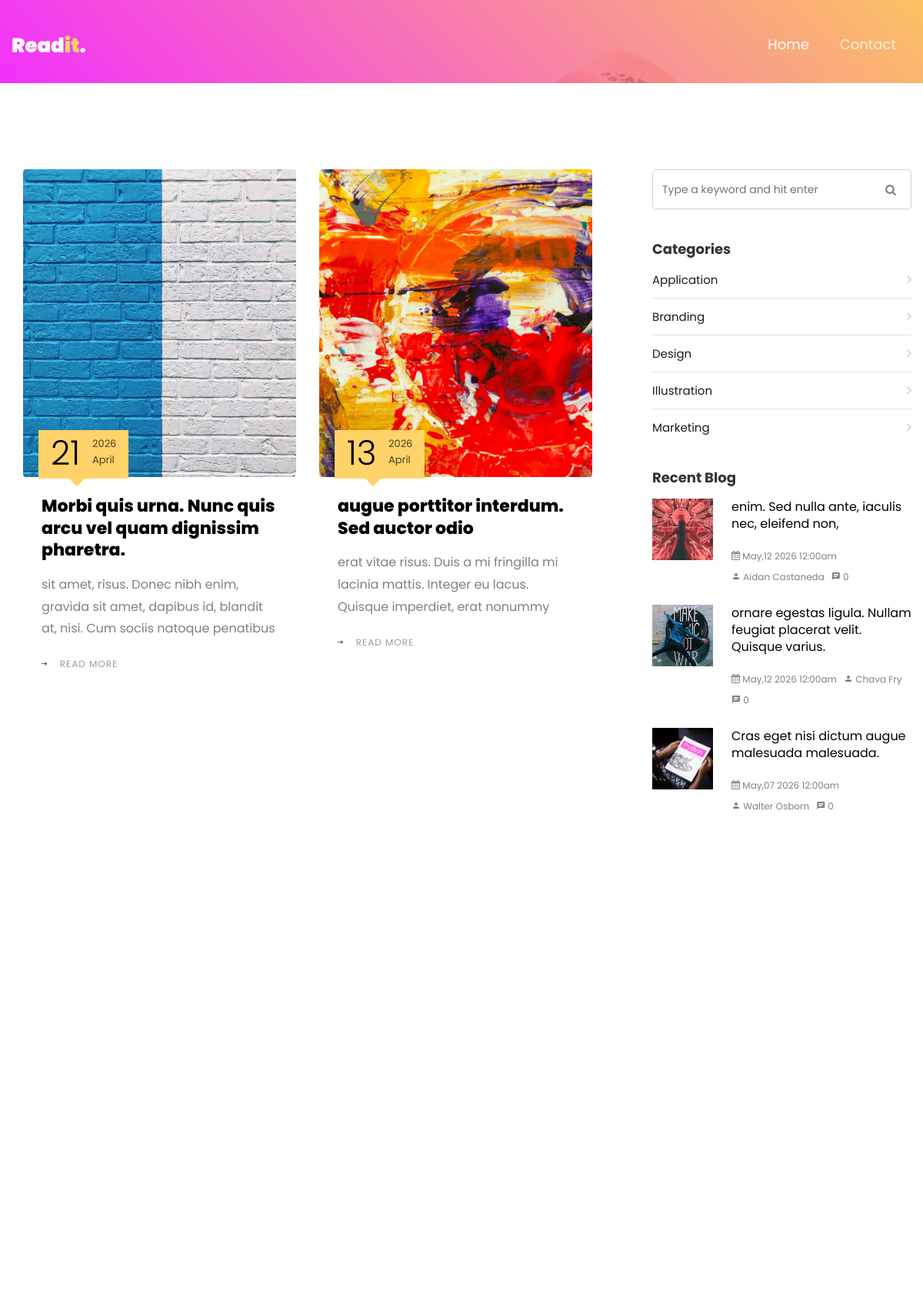
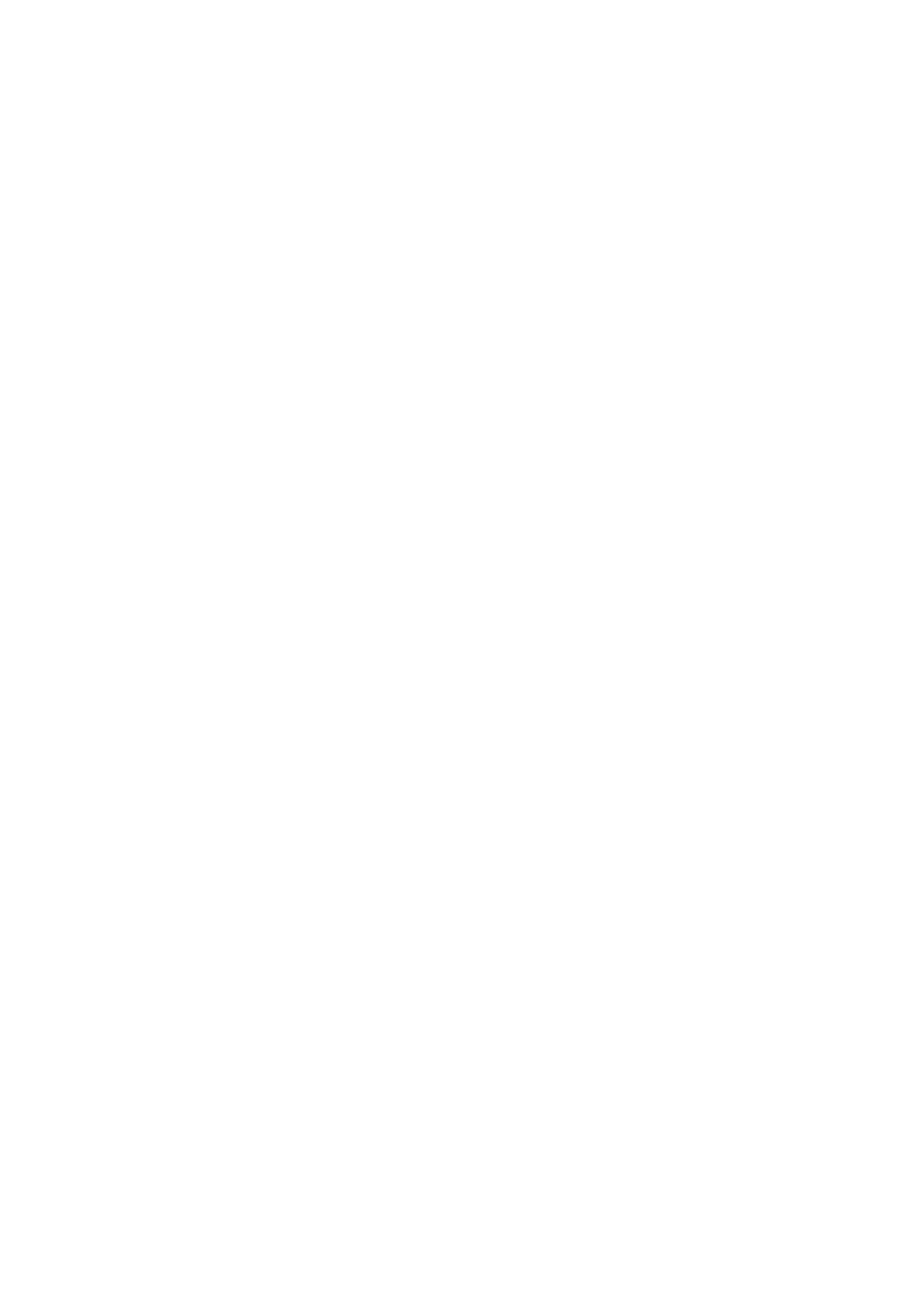
/page/2 (upper part), run on the app's committed database (2 pictures, top to bottom).
### tables this page shows
CREATE TABLE `posts` (
  `id` int(10) unsigned NOT NULL AUTO_INCREMENT,
  `title` varchar(255) NOT NULL,
  `created_at` datetime DEFAULT NULL,
  `resume` varchar(255) DEFAULT NULL,
  `image` varchar(45) DEFAULT NULL,
  `content` text,
  `author_id` int(10) unsigned NOT NULL,
  `category_id` int(10) unsigned NOT NULL,
  PRIMARY KEY (`id`),
  KEY `fk_posts_authors_idx` (`author_id`),
  KEY `fk_posts_categories1_idx` (`category_id`),
  CONSTRAINT `fk_posts_authors` FOREIGN KEY (`author_id`) REFERENCES `authors` (`id`) ON DELETE NO ACTION ON UPDATE NO ACTION,
  CONSTRAINT `fk_posts_categories1` FOREIGN KEY (`category_id`) REFERENCES `categories` (`id`) ON DELETE NO ACTION ON UPDATE NO ACTION
);

CREATE TABLE `categories` (
  `id` int(10) unsigned NOT NULL AUTO_INCREMENT,
  `name` varchar(45) NOT NULL,
  PRIMARY KEY (`id`)
);

CREATE TABLE `authors` (
  `id` int(10) unsigned NOT NULL AUTO_INCREMENT,
  `lastname` varchar(45) NOT NULL,
  `firstname` varchar(45) DEFAULT NULL,
  `biography` text,
  `image` varchar(45) DEFAULT NULL,
  PRIMARY KEY (`id`)
);

### app/controllers/postsController.php (called while the page is built, shortened)
<?php
function indexAction(PDO $conn)
{
    include_once '../app/models/postsModel.php';
    $page = max(1, (int) ($_GET['page'] ?? 1));
    $postsPerPage = 10;
    $posts = PostsModel\findAll($conn, $page, true, $postsPerPage);
    $posts = array_slice($posts, 0, $postsPerPage);
    include '../app/views/posts/index.php';
}

### app/routers/index.php (called while the page is built)
<?php
if (isset($_GET['comments']) and $_GET['comments'] == 'add'):
     include_once '../app/controllers/commentsController.php';
     \App\Controllers\CommentsController\storeAction($conn);
elseif (isset($_GET['contact'])):
     include_once '../app/routers/contact.php';
elseif (isset($_GET['tags'])):
     include_once '../app/routers/tags.php';
elseif (isset($_GET['categories'])):
     include_once '../app/routers/categories.php';
elseif (isset($_GET['posts'])):
     include_once '../app/routers/posts.php';
else:
     include_once '../app/controllers/postsController.php';
     \App\Controllers\PostsController\indexAction($conn);
endif;

### public/index.php (called while the page is built)
<?php
require_once '../core/init.php';
require_once '../app/routers/index.php';
require_once '../app/views/templates/default.php';

### app/models/postsModel.php (called while the page is built, shortened)
<?php
function findAll(PDO $conn, int $page = 1, bool $withNextPage = false, int $limit = 10): array
{
    $page = max(1, $page);
    $limit = max(1, $limit);
    $offset = ($page - 1) * $limit;
    $queryLimit = $withNextPage ? $limit + 1 : $limit;
    $sql = "SELECT p.*, a.id AS authorId, a.firstname, a.lastname,
                   COUNT(c.id) AS commentsCount
            FROM posts p
            JOIN authors a ON p.author_id = a.id
            LEFT JOIN comments c ON c.post_id = p.id
            GROUP BY p.id, p.title, p.created_at, p.resume, p.image,
                     p.content, p.author_id, p.category_id,
                     a.id, a.firstname, a.lastname
            ORDER BY p.created_at DESC
            LIMIT {$queryLimit}
            OFFSET {$offset};";
    $rs = $conn->query($sql);
    $posts = $rs->fetchAll(PDO::FETCH_ASSOC);
    return $posts;
}

### core/helpers.php (called while the page is built, shortened)
<?php
function slugify(string $text): string {
    $text = iconv('UTF-8', 'ASCII//TRANSLIT//IGNORE', $text);
    $text = strtolower($text);
    $text = preg_replace('/[^a-z0-9]+/', '-', $text);
    $text = trim($text, '-');
    return empty($text) ? 'n-a' : $text;
}
function dateFormator(string $date, string $format ="d/M/Y") :string {
    return date($format, strtotime($date));
}

### app/models/categoriesModel.php (called while the page is built, shortened)
<?php
function findAll(PDO $conn): array
{
    $sql = "SELECT *
            FROM categories
            ORDER BY name ASC;";
    $rs = $conn->query($sql);
    $categories = $rs->fetchAll(PDO::FETCH_ASSOC);
    return $categories;
}

### app/views/posts/index.php (the view, shortened to what this page needs)
<div class="container">
    <div class="row d-flex">
        <?php foreach ($posts as $post):
        ?>
            <div class="col-md-6 d-flex ftco-animate">
                <div class="blog-entry justify-content-end">
                    <a href="posts/<?php echo $post['id']; ?>/<?php echo Core\Helpers\slugify($post['title']); ?>.html" class="block-20" style="background-image: url('images/<?php echo $post['image'] ?>');">
                    </a>
                    <div class="text p-4 float-right d-block">
                        <div class="topper d-flex align-items-center">
                            <div class="one py-2 pl-3 pr-1 align-self-stretch">
                                <span class="day"><?php echo \Core\Helpers\dateFormator($post['created_at'], 'd'); ?></span>
                            </div>
                            <div class="two pl-0 pr-3 py-2 align-self-stretch">
                                <span class="yr"><?php echo \Core\Helpers\dateFormator($post['created_at'], 'Y'); ?></span>
                                <span class="mos"><?php echo \Core\Helpers\dateFormator($post['created_at'], 'F'); ?></span>
                            </div>
                        </div>
                        <h3 class="heading mb-3"><a href="posts/<?php echo $post['id']; ?>/<?php echo Core\Helpers\slugify($post['title']); ?>.html"><?php echo $post['title']; ?></a></h3>
                        <p><?php echo $post['resume'] ?></p>
                        <p><a href="posts/<?php echo $post['id']; ?>/<?php echo Core\Helpers\slugify($post['title']); ?>.html" class="btn-custom"><span class="ion-ios-arrow-round-forward mr-3"></span>Read more</a></p>
                    </div>
                </div>
            </div>
        <?php endforeach; ?>
    </div>
</div>

### app/views/categories/_index.php
<h3>Categories</h3>
<?php include_once '../app/models/categoriesModel.php';
global $conn;
$categories = \App\Models\CategoriesModel\findAll($conn);
foreach ($categories as $category) : ?>
    <li><a href="categories/<?php echo $category['id']; ?>/<?php echo Core\Helpers\slugify($category['name']); ?>.html"> <?php echo htmlspecialchars($category['name']); ?> <span class="ion-ios-arrow-forward"></span></a></li>
<?php endforeach; ?>

### app/views/posts/recentPost.php
<h3>Recent Blog</h3>
<?php
 include_once '../app/models/postsModel.php';
 global $conn;
 $posts = \App\Models\PostsModel\findAll($conn, 1, false, 3);
 foreach ($posts as $post):
   $created_at = strtotime($post['created_at']); ?>
  <div class="block-21 mb-4 d-flex">
    <a class="blog-img mr-4" style="background-image: url(images/<?php echo $post['image']; ?>);"></a>
    <div class="text">
      <h3 class="heading"><a href="posts/<?php echo $post['id']; ?>/<?php echo Core\Helpers\slugify($post['title']); ?>.html"><?php echo $post['title']; ?></a></h3>
      <div class="meta">
        <div><a href="posts/<?php echo $post['id']; ?>/<?php echo Core\Helpers\slugify($post['title']); ?>.html"><span class="icon-calendar"></span> <?php echo date('F,d Y  g:ia', $created_at); ?></a></div>
        <div><a href="posts/<?php echo $post['id']; ?>/<?php echo Core\Helpers\slugify($post['title']); ?>.html"><span class="icon-person"></span> <?php echo $post['firstname'] . ' ' . $post['lastname']; ?></a></div>
        <div><a href="posts/<?php echo $post['id']; ?>/<?php echo Core\Helpers\slugify($post['title']); ?>.html"><span class="icon-chat"></span> <?php echo (int) $post['commentsCount']; ?></a></div>
      </div>
    </div>
  </div>
<?php endforeach; ?>

### public/css/icomoon.css (style rules this page uses)
[class^="icon-"], [class*=" icon-"] { font-family: 'icomoon' !important; speak: none; font-style: normal; font-weight: normal; font-variant: normal; text-transform: none; line-height: 1; -webkit-font-smoothing: antialiased; -moz-osx-font-smoothing: grayscale; }
.icon-calendar:before { content: "\f073"; }
.icon-chat:before { content: "\e0b7"; }
.icon-person:before { content: "\e7fd"; }

### data on the page
posts: image (picture), created_at "21", created_at "2026", created_at "April", title "Morbi quis urna. Nunc quis arcu vel quam dignissim pharetra.", resume "sit amet, risus. Donec nibh enim, gravida sit amet, dapibus id, blandit at, nisi. Cum sociis natoque penatibus"
posts: image (picture), created_at "13", created_at "2026", created_at "April", title "augue porttitor interdum. Sed auctor odio", resume "erat vitae risus. Duis a mi fringilla mi lacinia mattis. Integer eu lacus. Quisque imperdiet, erat nonummy"
categories: name "Application"
categories: name "Branding"
categories: name "Design"
categories: name "Illustration"
categories: name "Marketing"
posts: image (picture), title "enim. Sed nulla ante, iaculis nec, eleifend non,", created_at "May,12 2026 12:00am", author.firstname "Aidan", author.lastname "Castaneda", commentsCount "0"
posts: image (picture), title "ornare egestas ligula. Nullam feugiat placerat velit. Quisque varius.", created_at "May,12 2026 12:00am", author.firstname "Chava", author.lastname "Fry", commentsCount "0"
posts: image (picture), title "Cras eget nisi dictum augue malesuada malesuada.", created_at "May,07 2026 12:00am", author.firstname "Walter", author.lastname "Osborn", commentsCount "0"
